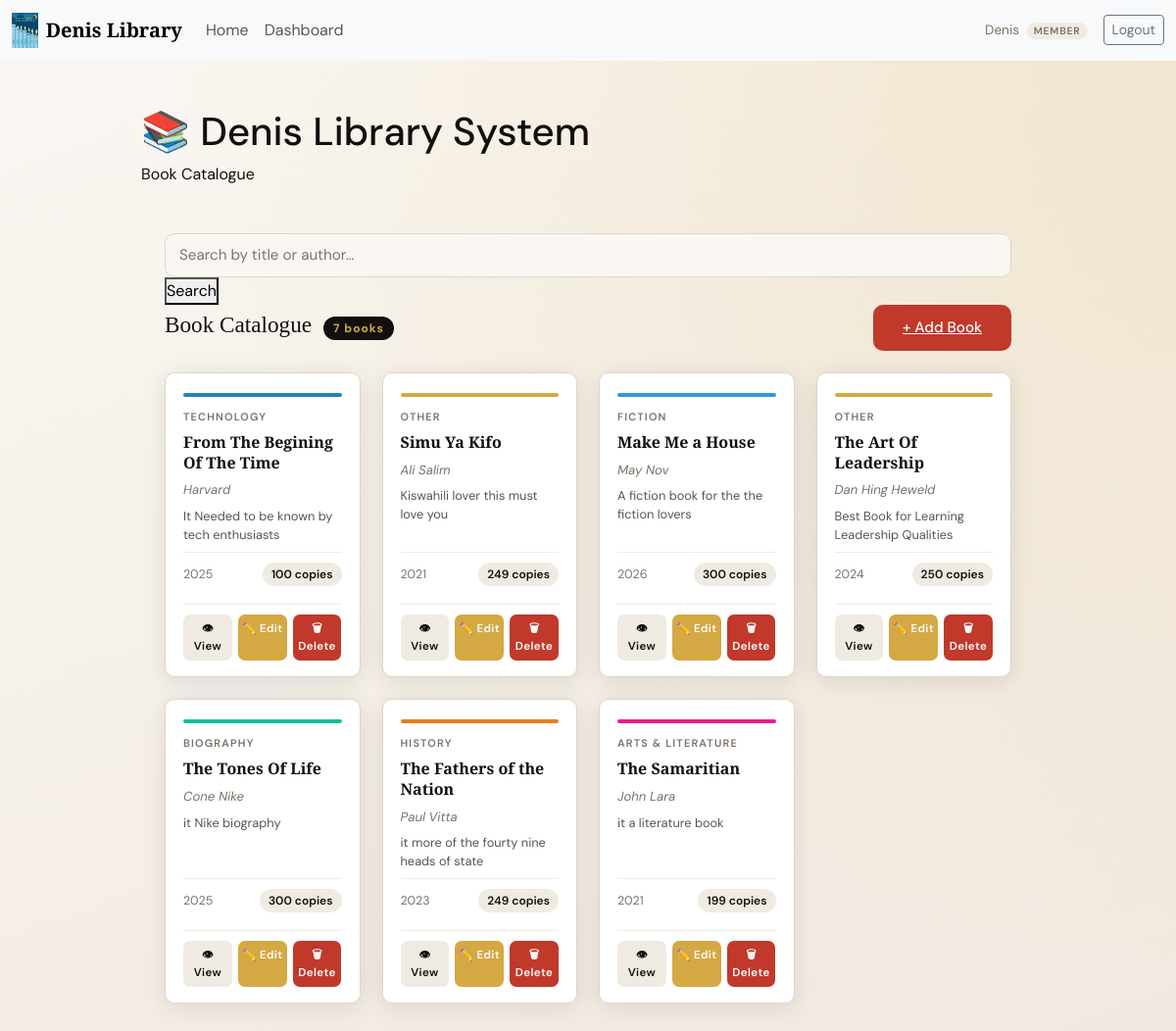
/BookCatalogue/ (signed in), run on the app's committed database.
### accounts/models.py (models this page shows, shortened)
class CustomUser(AbstractUser):
    ROLE_CHOICES = [
        ('admin',     'Admin'),
        ('librarian', 'Librarian'),
        ('member',    'Member'),
    ]
    role = models.CharField(max_length=20, choices=ROLE_CHOICES, default='member')
    groups = models.ManyToManyField(
        'auth.Group',
        related_name='customuser_set',
        blank=True,
        help_text='The groups this user belongs to.',
        verbose_name='groups',
    )
    user_permissions = models.ManyToManyField(
        'auth.Permission',
        related_name='customuser_set',
        blank=True,
        help_text='Specific permissions for this user.',
        verbose_name='user permissions',
    )

### borrowed_books/models.py (models this page shows, shortened)
class Book(models.Model):
    GENRE_CHOICES = [
        ('fiction', 'Fiction'),
        ('non_fiction', 'Non-Fiction'),
        ('science', 'Science'),
        ('history', 'History'),
        ('biography', 'Biography'),
        ('technology', 'Technology'),
        ('arts', 'Arts & Literature'),
        ('other', 'Other'),
    ]
    title = models.CharField(max_length=255)
    author = models.CharField(max_length=255)
    isbn = models.CharField(max_length=20, unique=True)
    genre = models.CharField(max_length=50, choices=GENRE_CHOICES, default='other')
    published_year = models.PositiveIntegerField()
    copies_available = models.PositiveIntegerField(default=1)
    description = models.TextField(blank=True)
    date_added = models.DateTimeField(auto_now_add=True)
    class Meta:
        ordering = ['-date_added']

### borrowed_books/views.py (the view)
# urls.py: path('BookCatalogue/',views.BookCatalogue,name='BookCatalogue'),
@login_required
def BookCatalogue(request):
    query = request.GET.get('q', '').strip()
    books = Book.objects.all()
    if query:
        books = books.filter(
            Q(title__icontains=query) | Q(author__icontains=query)
        )
    return render(request, 'BookCatalogue.html', {'books': books, 'query': query})

### borrowed_books/templates/BookCatalogue.html (shortened to what this page needs)
{% extends 'base.html' %}
{% load static %}
{% block content %}
<header>
  <h1>📚 Denis Library System</h1>
  <span>Book Catalogue</span>
</header>
<main>
<form method="GET" action="{% url 'BookCatalogue' %}">
  <input type="search" name="q" value="{{ query }}" placeholder="Search by title or author…" />
  <button type="submit">Search</button>
</form>
  <div class="section-header">
    <h2>Book Catalogue</h2>
    <span class="count">{{ books.count }} book{{ books.count|pluralize }}</span>
    <a href="{% url 'Addbook' %}" class="btn-primary" style="margin-left:auto">+ Add Book</a>
  </div>
  {% if books %}
  <div class="book-grid">
        {% for book in books %}
          <div class="book-card">
            <div class="card-spine genre-{{ book.genre }}"></div>
            <div class="card-genre">{{ book.get_genre_display }}</div>
            <div class="card-title">{{ book.title }}</div>
            <div class="card-author">{{ book.author }}</div>
            {% if book.description %}
              <div class="card-desc">{{ book.description }}</div>
            {% endif %}
            <div class="card-meta">
              <span class="card-year">{{ book.published_year }}</span>
              <span class="card-copies {% if book.copies_available <= 2 %}low{% endif %}">
                {{ book.copies_available }} cop{{ book.copies_available|pluralize:"y,ies" }}
              </span>
            </div>
            <div class="card-actions">
              <a href="{% url 'BookDetail' book.pk %}" class="btn-view">👁 View</a>
              <a href="{% url 'EditBook' book.pk %}" class="btn-edit">✏️ Edit</a>
              <a href="{% url 'DeleteBook' book.pk %}" class="btn-del">🗑 Delete</a>
            </div>
          </div>
        {% endfor %}
      </div>
  {% endif %}
</main>
{% endblock %}

### borrowed_books/templates/base.html (shortened to what this page needs)
<!DOCTYPE html>
{% load static %}
<html lang="en">
<head>
    <link rel="stylesheet" href="https://cdn.jsdelivr.net/npm/bootstrap@5.3.8/dist/css/bootstrap.min.css">
</head>
<body>
<nav class="navbar navbar-expand-lg bg-body-tertiary">
  <div class="container-fluid">
    <a class="navbar-brand d-flex align-items-center gap-2" href="{% url 'index' %}">
      <img src="{% static 'image/22a15976f2a206610b2c127e867164bd.jpg' %}" alt="Denis Library Logo" height="36" style="object-fit:contain;">
      <span style="font-family:'Playfair Display',serif;font-weight:700;">Denis Library</span>
    </a>
    <div class="collapse navbar-collapse" id="nav">
      <ul class="navbar-nav me-auto mb-2 mb-lg-0">
        <li class="nav-item">
          <a class="nav-link" href="{% url 'index' %}">Home</a>
        </li>
        {% if user.is_authenticated %}
          <li class="nav-item">
            <a class="nav-link" href="{% url 'dashboard_redirect' %}">Dashboard</a>
          </li>
        {% endif %}
      </ul>
      <div class="d-flex align-items-center gap-2">
        {% if user.is_authenticated %}
          <span class="navbar-text me-2" style="font-size:.85rem;color:var(--muted);">
            {{ user.username }}
            <span style="background:var(--cream);color:var(--muted);font-size:.65rem;font-weight:600;letter-spacing:.8px;text-transform:uppercase;padding:2px 7px;border-radius:20px;margin-left:4px;">{{ user.get_role_display }}</span>
          </span>
          <a href="{% url 'logout' %}" class="btn btn-sm btn-outline-secondary">Logout</a>
        {% else %}
          <a href="{% url 'login' %}"    class="btn btn-sm btn-outline-secondary">Login</a>
          <a href="{% url 'register' %}" class="btn btn-sm" style="background:var(--rust);color:#fff;border:none;">Register</a>
        {% endif %}
      </div>
    </div>
  </div>
</nav>
<main>
  {% block content %}
  {% endblock %}
</main>
</body>
</html>

### borrowed_books/templates/base.html (style rules this page uses)
:root { --ink: #12100e; --paper: #faf7f2; --cream: #f0ebe2; --rust: #c0392b; --rust-lt: #e74c3c; --gold: #d4a843; --muted: #7a7067; --border: #ddd5c8; --radius: 10px; --shadow: 0 4px 24px rgba(18,16,14,.10); --card-w: 240px; }
*, *::before, *::after { box-sizing: border-box; margin: 0; padding: 0; }
body { font-family: 'DM Sans', sans-serif; background: radial-gradient(ellipse at top right, rgba(212,168,67,0.18) 0%, transparent 60%), linear-gradient(160deg, #faf7f2 0%, #f0e8df 100%); background-attachment: fixed; color: var(--ink); min-height: 100vh; }
main { max-width: 960px; margin: 0 auto; padding: 48px 24px 80px; }
input, select, textarea { width:100%; padding:10px 14px; border:1.5px solid var(--border); border-radius:var(--radius); font-family:'DM Sans',sans-serif; font-size:.95rem; background:var(--paper); color:var(--ink); transition:border-color .2s,box-shadow .2s; outline:none; }
.btn-primary { background:var(--rust); color:#fff; border:none; padding:12px 30px; border-radius:var(--radius); font-family:'DM Sans',sans-serif; font-size:.95rem; font-weight:500; cursor:pointer; transition:background .2s,transform .1s; }
.section-header { display:flex; align-items:baseline; gap:12px; margin-bottom:22px; }
.section-header h2 { font-family:'Playfair Display',serif; font-size:1.45rem; }
.section-header .count { background:var(--ink); color:var(--gold); font-size:.75rem; font-weight:700; letter-spacing:1px; padding:3px 10px; border-radius:20px; }
.book-card { flex:0 0 var(--card-w); scroll-snap-align:start; background:#fff; border:1px solid var(--border); border-radius:var(--radius); padding:20px 18px 16px; box-shadow:var(--shadow); display:flex; flex-direction:column; gap:8px; transition:transform .2s,box-shadow .2s; animation:cardIn .4s ease both; }
.book-card:nth-child(1) { animation-delay:.05s }
.book-card:nth-child(2) { animation-delay:.10s }
.book-card:nth-child(3) { animation-delay:.15s }
.book-card:nth-child(4) { animation-delay:.20s }
.book-card:nth-child(5) { animation-delay:.25s }
.book-card:nth-child(n+6) { animation-delay:.30s }
.card-spine { height:4px; border-radius:3px; margin-bottom:4px; }
.genre-fiction { background:#3498db }
.genre-history { background:#e67e22 }
.genre-biography { background:#1abc9c }
.genre-technology { background:#2980b9 }
.genre-arts { background:#e91e8c }
.genre-other { background:var(--gold) }
.card-genre { font-size:.68rem; font-weight:600; letter-spacing:1.2px; text-transform:uppercase; color:var(--muted); }
.card-title { font-family:'Playfair Display',serif; font-size:1rem; font-weight:700; line-height:1.3; display:-webkit-box; -webkit-line-clamp:2; -webkit-box-orient:vertical; overflow:hidden; }
.card-author { font-size:.82rem; color:var(--muted); font-style:italic; }
.card-desc { font-size:.8rem; color:#555; line-height:1.45; display:-webkit-box; -webkit-line-clamp:3; -webkit-box-orient:vertical; overflow:hidden; flex:1; }
.card-meta { display:flex; justify-content:space-between; align-items:center; margin-top:auto; padding-top:10px; border-top:1px solid var(--cream); }
.card-year { font-size:.78rem; color:var(--muted); }
.card-copies { font-size:.75rem; font-weight:600; padding:3px 9px; border-radius:20px; background:var(--cream); color:var(--ink); }

### borrowed_books/templates/BookCatalogue.html (style rules this page uses)
.card-actions { display: flex; gap: 6px; margin-top: 10px; padding-top: 10px; border-top: 1px solid var(--cream); }
.btn-view, .btn-edit, .btn-del { flex: 1; text-align: center; padding: 6px 4px; border-radius: 7px; font-size: .72rem; font-weight: 600; letter-spacing: .4px; text-decoration: none; transition: opacity .15s, transform .1s; cursor: pointer; border: none; }
.btn-view { background: var(--cream); color: var(--ink); }
.btn-edit { background: var(--gold); color: #fff; }
.btn-del { background: var(--rust); color: #fff; }
.book-grid { display: grid; grid-template-columns: repeat(4, 1fr); gap: 22px; }

### data on the page
CustomUser: username "Denis", role "MEMBER"
Book: genre "TECHNOLOGY", title "From The Begining Of The Time", author "Harvard", description "It Needed to be known by tech enthusiasts", published_year "2025", copies_available "100"
Book: genre "OTHER", title "Simu Ya Kifo", author "Ali Salim", description "Kiswahili lover this must love you", published_year "2021", copies_available "249"
Book: genre "FICTION", title "Make Me a House", author "May Nov", description "A fiction book for the the fiction lovers", published_year "2026", copies_available "300"
Book: genre "OTHER", title "The Art Of Leadership", author "Dan Hing Heweld", description "Best Book for Learning Leadership Qualities", published_year "2024", copies_available "250"
Book: genre "BIOGRAPHY", title "The Tones Of Life", author "Cone Nike", description "it Nike biography", published_year "2025", copies_available "300"
Book: genre "HISTORY", title "The Fathers of the Nation", author "Paul Vitta", description "it more of the fourty nine heads of state", published_year "2023", copies_available "249"
Book: genre "ARTS & LITERATURE", title "The Samaritian", author "John Lara", description "it a literature book", published_year "2021", copies_available "199"

### other printed values
{{ books.count }} "7"
